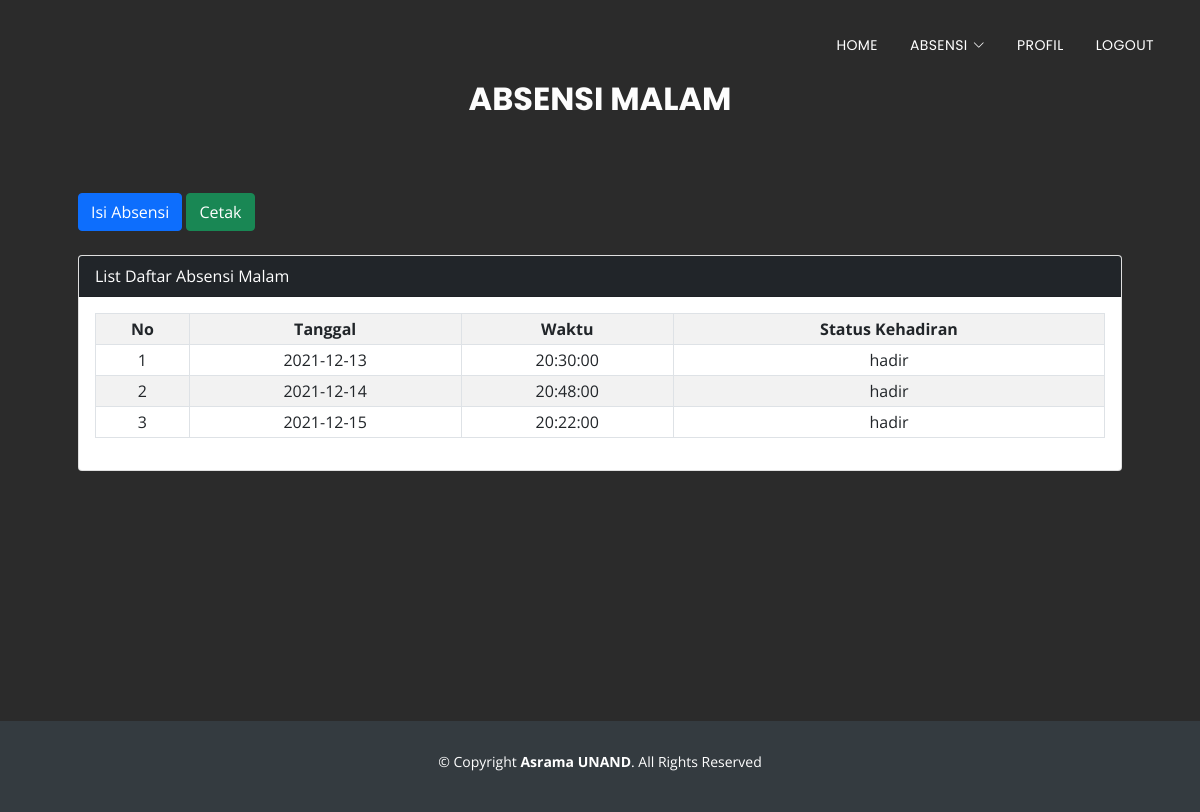
The app's page /absensimalam.php (signed in) with its own data.
### tables this page shows
CREATE TABLE `absensimalam` (
  `idabsensi` int(11) NOT NULL,
  `tanggal` date NOT NULL,
  `waktu` time NOT NULL,
  `nim` varchar(10) NOT NULL,
  `statuskehadiran` varchar(10) NOT NULL
);

### absensimalam.php (the view, shortened to what this page needs)
<?php
  include('koneksi.php');
  $nim = $_SESSION['nim'];
  $result = mysqli_query($mysqli, 'SELECT * FROM absensimalam WHERE nim="'.$nim.'"');
?>
<head>
  <link href="assets/vendor/aos/aos.css" rel="stylesheet">
  <link href="assets/vendor/bootstrap/css/bootstrap.min.css" rel="stylesheet">
  <link href="assets/vendor/bootstrap-icons/bootstrap-icons.css" rel="stylesheet">
  <link href="assets/vendor/boxicons/css/boxicons.min.css" rel="stylesheet">
  <link href="assets/vendor/glightbox/css/glightbox.min.css" rel="stylesheet">
  <link href="assets/vendor/swiper/swiper-bundle.min.css" rel="stylesheet">
  <link href="assets/css/style.css" rel="stylesheet">
</head>
<body>
  <header id="header" class="fixed-top d-flex align-items-center header-transparent">
    <div class="container d-flex justify-content-between align-items-center">
      <nav id="navbar" class="navbar">
        <ul>
          <li><a class="nav-link scrollto" href="home.php">Home</a></li>
          <li class="dropdown"><a href="#"><span>Absensi</span> <i class="bi bi-chevron-down"></i></a>
          </li>
          <li><a class="nav-link scrollto" href="profil.php">Profil</a></li>
          <li><a class="nav-link scrollto" href="logout.php">Logout</a></li>
        </ul>
      </nav>
    </div>
  </header>
  <section id="services2">
    <div class="section-header">
      <h3 class="section-title">Absensi Malam</h3>
      <p class="section-description"></p>
    </div>
    <div class="container px-3 px-lg-5">
      <tr>
        <td><a href="tambahabsensimalam.php" class='btn btn-xs btn-primary'>Isi Absensi</a></td>
        <td><a onClick="window.print()" class='btn btn-xs btn-success'>Cetak</a></td>
        <br><br>
      </tr>
      <div class="card mt-0">
      <div class="card-header bg-dark text-white">
        List Daftar Absensi Malam
      </div>
      <div class="card-body">
        <table class="table table-bordered table-sm table-striped align-center">
          <tr>
            <th class="text-center">No</th>
            <th class="text-center">Tanggal</th>
            <th class="text-center">Waktu</th>
            <th class="text-center">Status Kehadiran</th>
          </tr>
          <?php
            $no=1;
            while($data = mysqli_fetch_array($result)){ ?>
            <tr>
              <td class="text-center"><?php echo $no?></td>
              <td class="text-center"><?php echo $data['tanggal']?></td>
              <td class="text-center"><?php echo $data['waktu']?></td>
              <td class="text-center"><?php echo $data['statuskehadiran']?></td>
            </tr>
          <?php
            $no++;
            }
          ?>
        </table>
      </div>
      </div>
    </div>
  </section>
  <footer id="footer">
    <div class="container">
      <div class="copyright">
        &copy; Copyright <strong>Asrama UNAND</strong>. All Rights Reserved
      </div>
      <div class="credits">
      </div>
    </div>
  </footer>
</body>
</html>

### assets/css/style.css (style rules this page uses)
body { background: #fff; color: #666666; font-family: "Open Sans", sans-serif; }
a { color: #2dc997; text-decoration: none; }
p { padding: 0; margin: 0 0 30px 0; }
h1, h2, h3, h4, h5, h6 { font-family: "Poppins", sans-serif; font-weight: 400; margin: 0 0 20px 0; padding: 0; }
#header { height: 90px; transition: all 0.5s; z-index: 997; background: rgba(52, 59, 64, 0.9); }
#header.header-transparent { background: transparent; }
.navbar { padding: 0; }
.navbar ul { margin: 0; padding: 0; display: flex; list-style: none; align-items: center; }
.navbar li { position: relative; }
.navbar > ul > li { white-space: nowrap; padding: 10px 0 10px 24px; }
.navbar a, .navbar a:focus { display: flex; align-items: center; justify-content: space-between; font-family: "Poppins", sans-serif; color: #fff; font-size: 14px; padding: 0 4px; white-space: nowrap; transition: 0.3s; letter-spacing: 0.4px; position: relative; text-transform: uppercase; }
.navbar a i, .navbar a:focus i { font-size: 12px; line-height: 0; margin-left: 5px; }
.navbar > ul > li > a:before { content: ""; position: absolute; width: 100%; height: 2px; bottom: -6px; left: 0; background-color: #2dc997; visibility: hidden; transform: scaleX(0); transition: all 0.3s ease-in-out 0s; }
section { overflow: hidden; }
.section-header .section-title { font-size: 32px; color: rgb(253, 253, 253); text-transform: uppercase; text-align: center; font-weight: 700; margin-bottom: 5px; }
.section-header .section-description { text-align: center; padding-bottom: 40px; color: #999; }
#services2 { background: rgba(15, 15, 15, 0.884); background-size: cover; padding: 80px 0 250px 0; }
#footer { background: #343b40; padding: 30px 0; color: #fff; font-size: 14px; }
#footer .copyright { text-align: center; }
#footer .credits { padding-top: 10px; text-align: center; font-size: 13px; color: #ccc; }

### records on screen
absensimalam: tanggal "2021-12-13", waktu "20:30:00", statuskehadiran "hadir"
absensimalam: tanggal "2021-12-14", waktu "20:48:00", statuskehadiran "hadir"
absensimalam: tanggal "2021-12-15", waktu "20:22:00", statuskehadiran "hadir"
